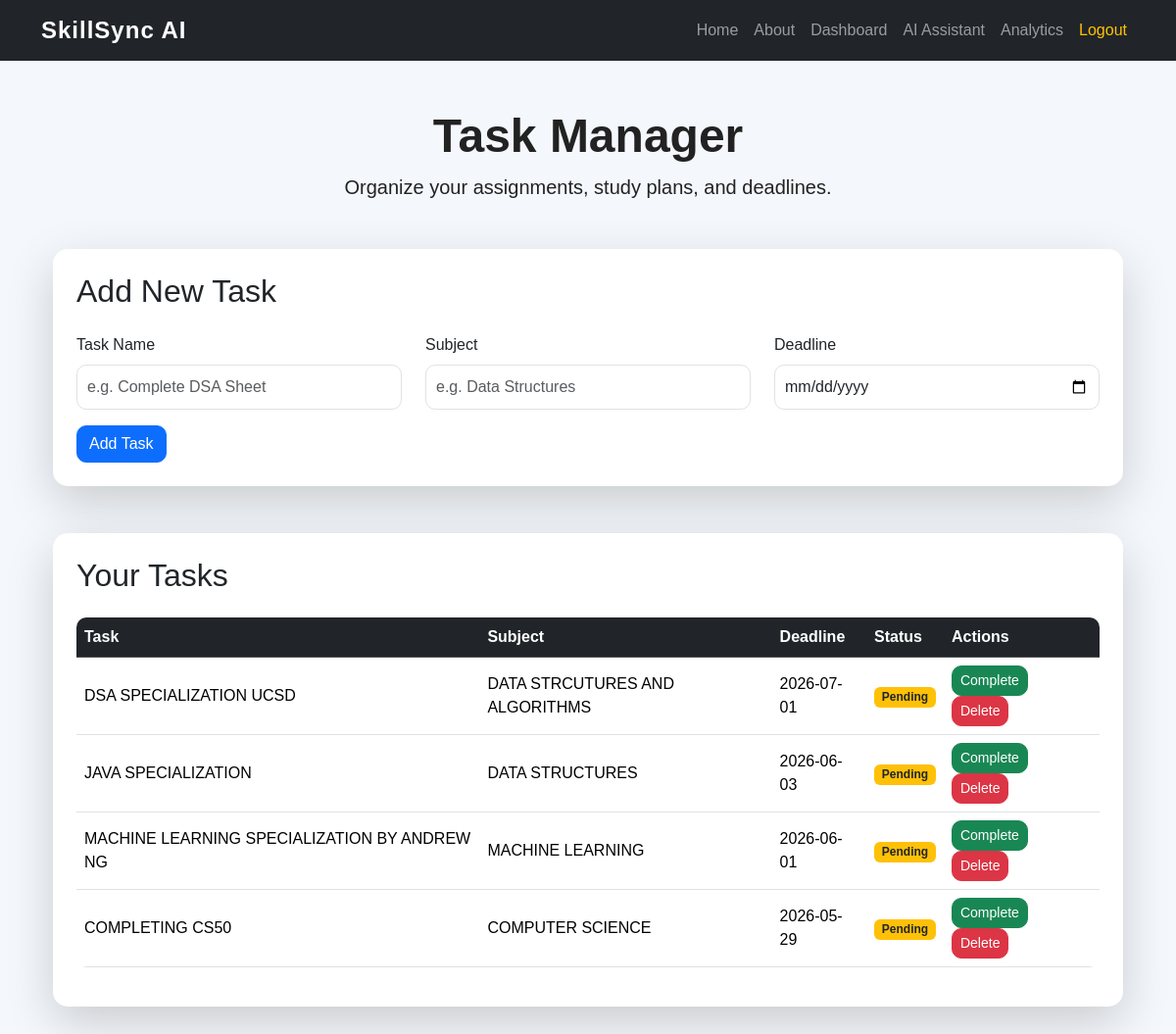
Page /tasks (signed in) on the committed database.
### tables this page shows
CREATE TABLE tasks (
    id INTEGER PRIMARY KEY AUTOINCREMENT,
    user_id INTEGER NOT NULL,
    task TEXT NOT NULL,
    subject TEXT NOT NULL,
    deadline TEXT,
    completed INTEGER DEFAULT 0,
    created_at TIMESTAMP DEFAULT CURRENT_TIMESTAMP,
    FOREIGN KEY(user_id) REFERENCES users(id)
);

### app.py (the view)
@app.route("/tasks")
@login_required
def tasks():
    tasks = db.execute(
        """
        SELECT * FROM tasks
        WHERE user_id = ?
        ORDER BY created_at DESC
        """,
        session["user_id"]
    )
    return render_template(
        "tasks.html",
        tasks=tasks
    )

### helpers.py (called while the page is built)
def login_required(f):
    @wraps(f)
    def decorated_function(*args, **kwargs):
        if session.get("user_id") is None:
            return redirect("/login")
        return f(*args, **kwargs)
    return decorated_function

### templates/tasks.html (shortened to what this page needs)
{% extends "layout.html" %}
{% block main %}
<div class="container">
    <div class="text-center mb-5">
        <h1 class="display-5 fw-bold">
            Task Manager
        </h1>
        <p class="lead">
            Organize your assignments, study plans, and deadlines.
        </p>
    </div>
    <div class="card shadow-lg p-4 mb-5">
        <h2 class="mb-4">
            Add New Task
        </h2>
        <form action="/add_task" method="post">
            <div class="row">
                <div class="col-md-4 mb-3">
                    <label class="form-label">
                        Task Name
                    </label>
                    <input
                        autocomplete="off"
                        autofocus
                        class="form-control"
                        name="task"
                        placeholder="e.g. Complete DSA Sheet"
                        type="text"
                    >
                </div>
                <div class="col-md-4 mb-3">
                    <label class="form-label">
                        Subject
                    </label>
                    <input
                        class="form-control"
                        name="subject"
                        placeholder="e.g. Data Structures"
                        type="text"
                    >
                </div>
                <div class="col-md-4 mb-3">
                    <label class="form-label">
                        Deadline
                    </label>
                    <input
                        class="form-control"
                        name="deadline"
                        type="date"
                    >
                </div>
            </div>
            <button class="btn btn-primary">
                Add Task
            </button>
        </form>
    </div>
    <div class="card shadow-lg p-4">
        <h2 class="mb-4">
            Your Tasks
        </h2>
        {% if tasks %}
            <div class="table-responsive">
                <table class="table table-hover align-middle">
                    <thead class="table-dark">
                        <tr>
                            <th>Task</th>
                            <th>Subject</th>
                            <th>Deadline</th>
                            <th>Status</th>
                            <th>Actions</th>
                        </tr>
                    </thead>
                    <tbody>
                        {% for task in tasks %}
                        <tr>
                            <td>
                                {{ task.task }}
                            </td>
                            <td>
                                {{ task.subject }}
                            </td>
                            <td>
                                {{ task.deadline }}
                            </td>
                            <td>
                                {% if task.completed == 1 %}
                                    <span class="badge bg-success">
                                        Completed
                                    </span>
                                {% else %}
                                    <span class="badge bg-warning text-dark">
                                        Pending
                                    </span>
                                {% endif %}
                            </td>
                            <td>
                                {% if task.completed == 0 %}
                                <a
                                    href="/complete_task/{{ task.id }}"
                                    class="btn btn-success btn-sm me-2"
                                >
                                    Complete
                                </a>
                                {% endif %}
                                <a
                                    href="/delete_task/{{ task.id }}"
                                    class="btn btn-danger btn-sm"
                                >
                                    Delete
                                </a>
                            </td>
                        </tr>
                        {% endfor %}
                    </tbody>
                </table>
            </div>
        {% endif %}
    </div>
</div>
{% endblock %}

### static/styles.css (style rules this page uses)
body { background-color: #f4f7fb; font-family: Arial, Helvetica, sans-serif; color: #222; }
.card { border: none; border-radius: 15px; }
.btn { border-radius: 10px; font-weight: 500; }
.table { border-radius: 10px; overflow: hidden; }
.form-control, .form-select { border-radius: 10px; padding: 10px; }

### rows in the picture
tasks: task "DSA SPECIALIZATION UCSD", subject "DATA STRCUTURES AND ALGORITHMS", deadline "2026-07-01", completed "Pending"
tasks: task "JAVA SPECIALIZATION", subject "DATA STRUCTURES", deadline "2026-06-03", completed "Pending"
tasks: task "MACHINE LEARNING SPECIALIZATION BY ANDREW NG", subject "MACHINE LEARNING", deadline "2026-06-01", completed "Pending"
tasks: task "COMPLETING CS50", subject "COMPUTER SCIENCE", deadline "2026-05-29", completed "Pending"
